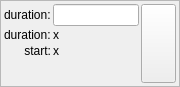
<?xml version="1.0" encoding="UTF-8"?>
<ui version="4.0">
 <class>Form</class>
 <widget class="QWidget" name="Form">
  <property name="geometry">
   <rect>
    <x>0</x>
    <y>0</y>
    <width>180</width>
    <height>87</height>
   </rect>
  </property>
  <property name="sizePolicy">
   <sizepolicy hsizetype="Fixed" vsizetype="Preferred">
    <horstretch>0</horstretch>
    <verstretch>0</verstretch>
   </sizepolicy>
  </property>
  <property name="maximumSize">
   <size>
    <width>180</width>
    <height>16777215</height>
   </size>
  </property>
  <property name="windowTitle">
   <string>Form</string>
  </property>
  <layout class="QHBoxLayout" name="horizontalLayout">
   <property name="spacing">
    <number>0</number>
   </property>
   <property name="leftMargin">
    <number>0</number>
   </property>
   <property name="topMargin">
    <number>0</number>
   </property>
   <property name="rightMargin">
    <number>0</number>
   </property>
   <property name="bottomMargin">
    <number>0</number>
   </property>
   <item>
    <widget class="QFrame" name="frame">
     <property name="frameShape">
      <enum>QFrame::StyledPanel</enum>
     </property>
     <property name="frameShadow">
      <enum>QFrame::Raised</enum>
     </property>
     <layout class="QHBoxLayout" name="horizontalLayout_2">
      <property name="spacing">
       <number>2</number>
      </property>
      <property name="leftMargin">
       <number>3</number>
      </property>
      <property name="topMargin">
       <number>3</number>
      </property>
      <property name="rightMargin">
       <number>3</number>
      </property>
      <property name="bottomMargin">
       <number>3</number>
      </property>
      <item>
       <layout class="QFormLayout" name="formLayout">
        <property name="labelAlignment">
         <set>Qt::AlignRight|Qt::AlignTrailing|Qt::AlignVCenter</set>
        </property>
        <item row="0" column="0">
         <widget class="QLabel" name="label">
          <property name="text">
           <string>duration:</string>
          </property>
         </widget>
        </item>
        <item row="0" column="1">
         <widget class="QLineEdit" name="event_duration">
          <property name="clearButtonEnabled">
           <bool>false</bool>
          </property>
         </widget>
        </item>
        <item row="1" column="0">
         <widget class="QLabel" name="label_2">
          <property name="text">
           <string>duration:</string>
          </property>
         </widget>
        </item>
        <item row="1" column="1">
         <widget class="QLabel" name="duration_label">
          <property name="text">
           <string>x</string>
          </property>
          <property name="alignment">
           <set>Qt::AlignLeading|Qt::AlignLeft|Qt::AlignVCenter</set>
          </property>
         </widget>
        </item>
        <item row="2" column="1">
         <widget class="QLabel" name="start_label">
          <property name="text">
           <string>x</string>
          </property>
          <property name="alignment">
           <set>Qt::AlignLeading|Qt::AlignLeft|Qt::AlignVCenter</set>
          </property>
         </widget>
        </item>
        <item row="2" column="0">
         <widget class="QLabel" name="label_3">
          <property name="text">
           <string>start:</string>
          </property>
          <property name="alignment">
           <set>Qt::AlignRight|Qt::AlignTrailing|Qt::AlignVCenter</set>
          </property>
         </widget>
        </item>
       </layout>
      </item>
      <item>
       <widget class="QPushButton" name="state_button">
        <property name="sizePolicy">
         <sizepolicy hsizetype="Minimum" vsizetype="Preferred">
          <horstretch>0</horstretch>
          <verstretch>0</verstretch>
         </sizepolicy>
        </property>
        <property name="maximumSize">
         <size>
          <width>35</width>
          <height>16777215</height>
         </size>
        </property>
        <property name="styleSheet">
         <string notr="true">QPushButton:checked { background-color: '#6e6e6e'; }
QPushButton { background-color: '#e1e1e1'; }</string>
        </property>
        <property name="text">
         <string/>
        </property>
        <property name="icon">
         <iconset resource="resources.qrc">
          <normaloff>:/actions/icons/state-off.svg</normaloff>
          <normalon>:/actions/icons/state-on.svg</normalon>:/actions/icons/state-off.svg</iconset>
        </property>
        <property name="checkable">
         <bool>true</bool>
        </property>
        <property name="checked">
         <bool>false</bool>
        </property>
       </widget>
      </item>
     </layout>
    </widget>
   </item>
  </layout>
 </widget>
 <resources>
  <include location="resources.qrc"/>
 </resources>
 <connections/>
</ui>
